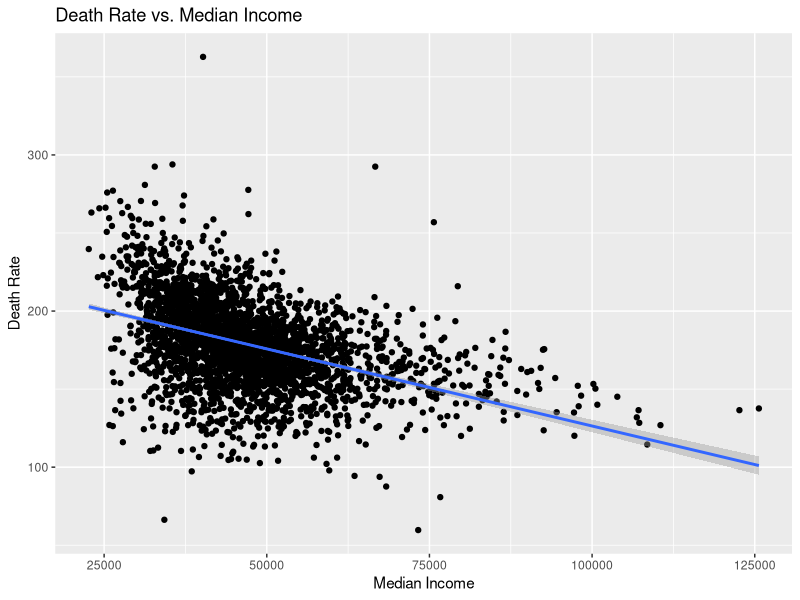
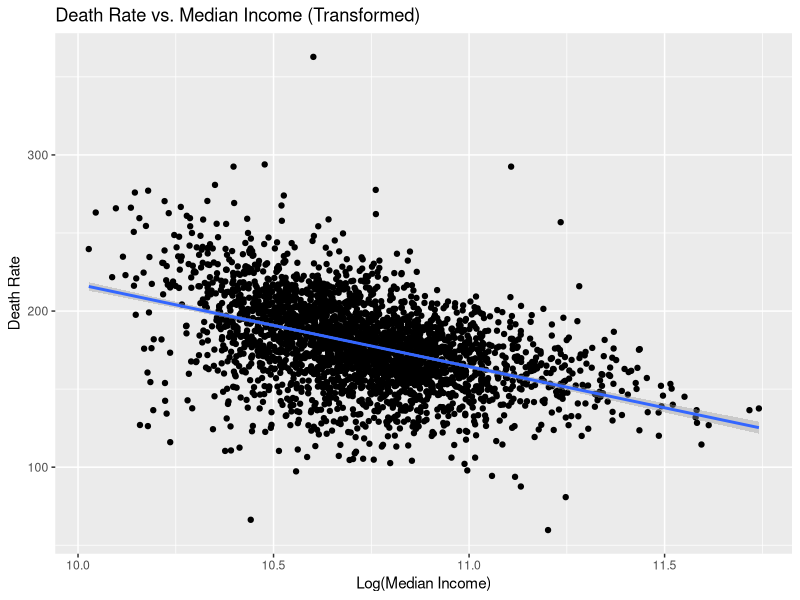
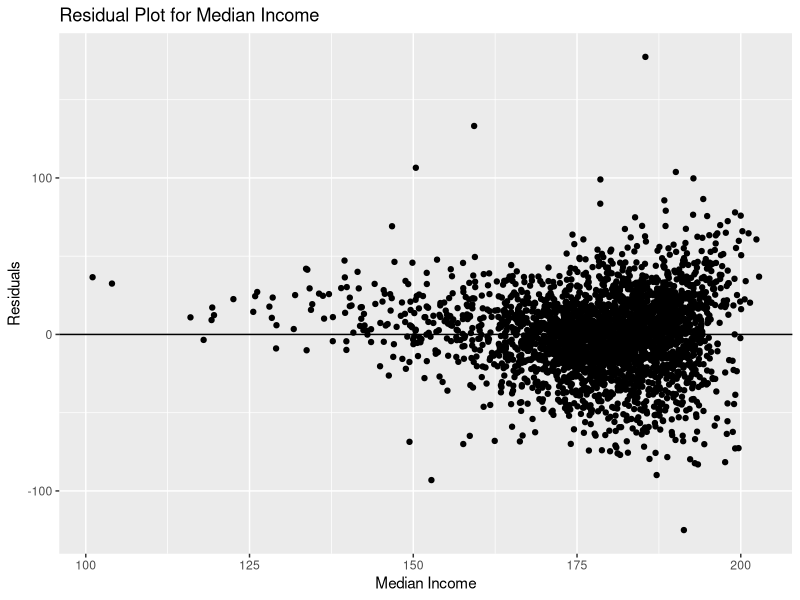
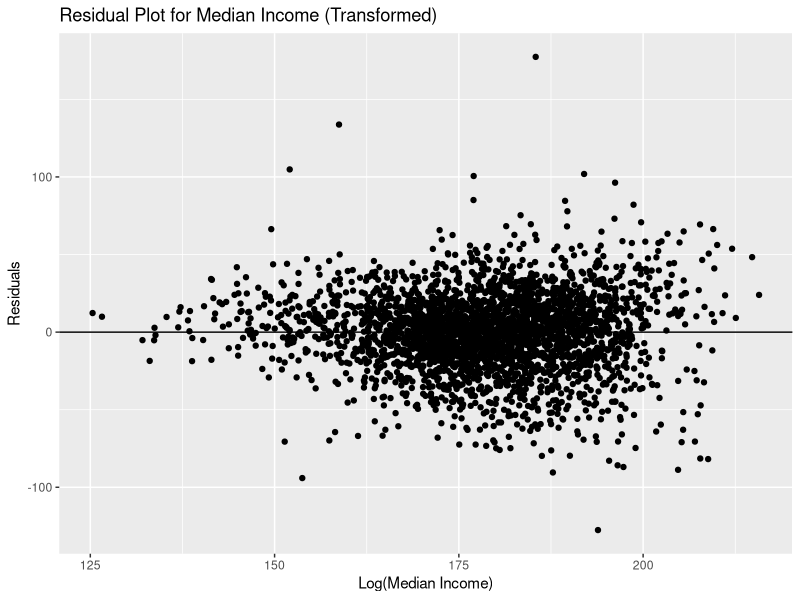
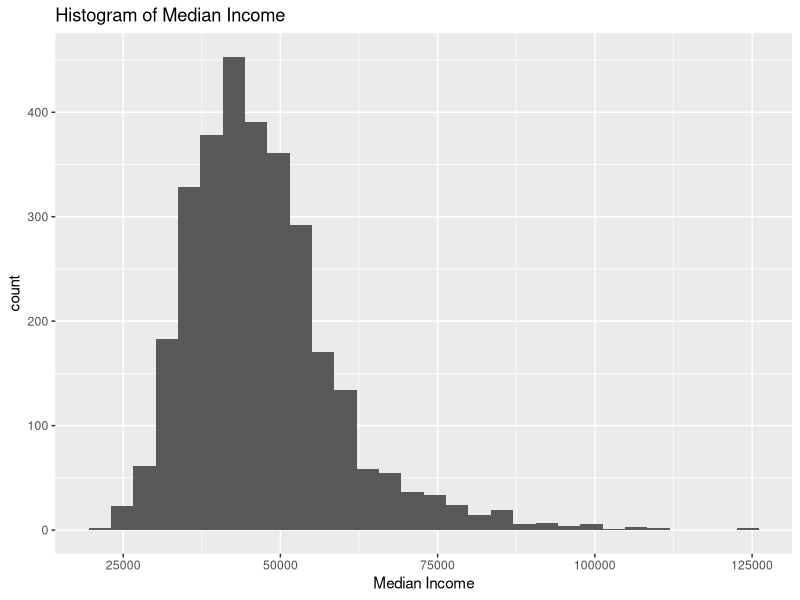
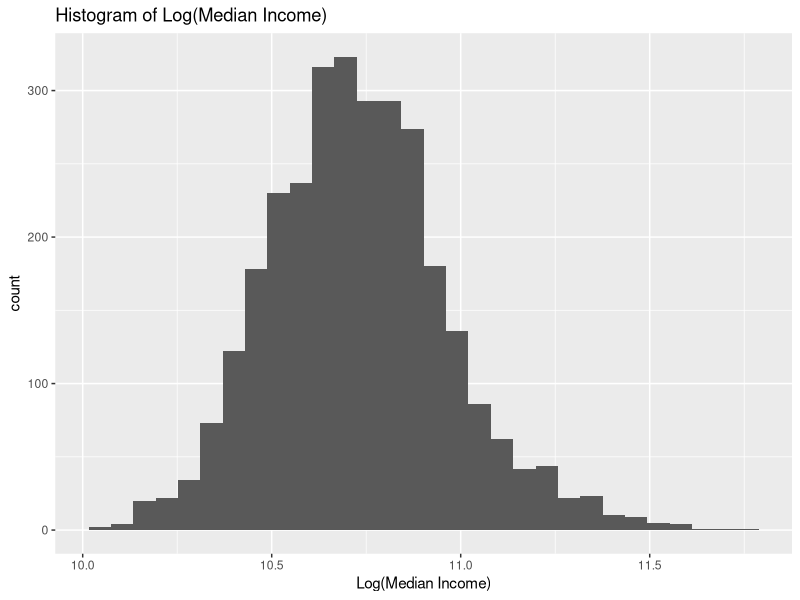
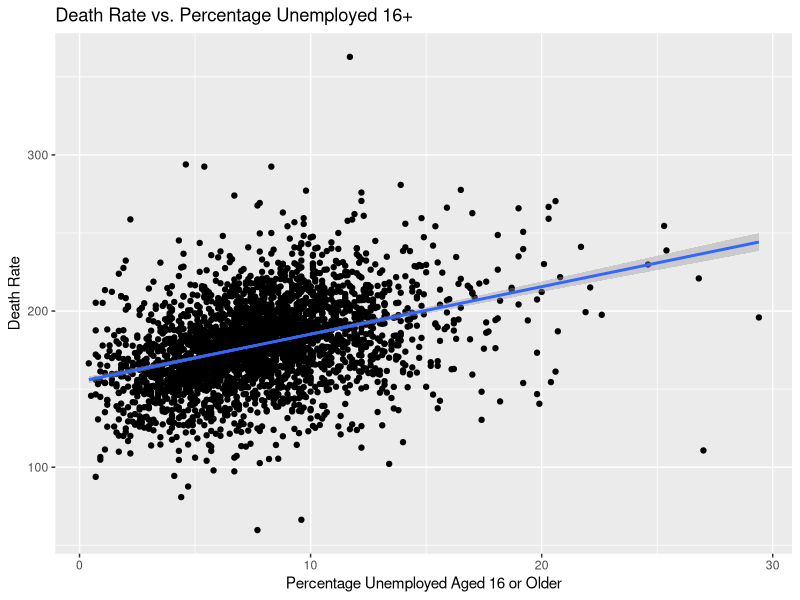
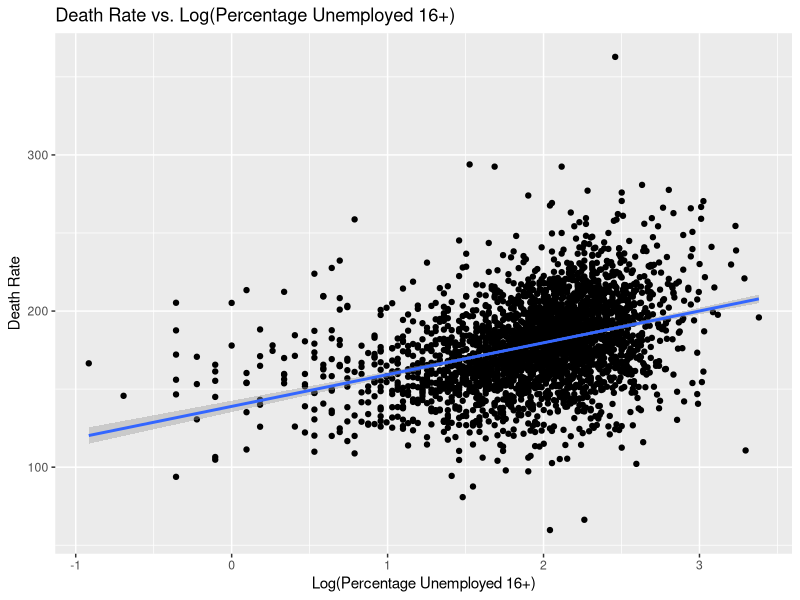

Reproduce these figures in R, in order.
## ---- chunk 1
knitr::opts_chunk$set(echo = FALSE)
library(dplyr)
library(ggplot2)
library(GGally)
library(car)
## ---- chunk 2
cancer <- read.csv("cancer_reg.csv")

research_model <- cancer %>%
  select(medincome, pctprivatecoverage, pctunemployed16_over, pctpubliccoverage, target_deathrate)
## ---- chunk 3
deathrate_vs_medincome <- ggplot(research_model, aes(medincome, target_deathrate)) +
  geom_point() +
  geom_smooth(method = "lm") +
  ggtitle("Death Rate vs. Median Income") +
  labs(x = "Median Income", y = "Death Rate")
deathrate_vs_medincome

deathrate_vs_logmedincome <- ggplot(research_model, aes(log(medincome), target_deathrate)) +
  geom_point() +
  geom_smooth(method = "lm") +
  ggtitle("Death Rate vs. Median Income (Transformed)") +
  labs(x = "Log(Median Income)", y = "Death Rate")
deathrate_vs_logmedincome
## ---- chunk 4
medincome_fit <- lm(target_deathrate ~ medincome, data = research_model)
residual_medincome <- resid(medincome_fit)
resid_medincome <- ggplot(research_model, aes(fitted(medincome_fit), residual_medincome)) +
  geom_point() +
  geom_hline(yintercept = 0) +
  ggtitle("Residual Plot for Median Income") +
  labs(x = "Median Income", y = "Residuals")
resid_medincome

logmedincome_fit <- lm(target_deathrate ~ log(medincome), data = research_model)
residual_logmedincome <- resid(logmedincome_fit)
resid_logmedincome <- ggplot(research_model, aes(fitted(logmedincome_fit), residual_logmedincome)) +
  geom_point() +
  geom_hline(yintercept = 0) +
  ggtitle("Residual Plot for Median Income (Transformed)") +
  labs(x = "Log(Median Income)", y = "Residuals")
resid_logmedincome
## ---- chunk 5
cor(research_model$target_deathrate, research_model$medincome)
cor(research_model$target_deathrate, log(research_model$medincome))
## ---- chunk 6
t.test(research_model$target_deathrate, research_model$medincome)
t.test(research_model$target_deathrate, log(research_model$medincome))
## ---- chunk 7
hist_medincome <- ggplot(research_model, aes(medincome)) +
  geom_histogram() +
  ggtitle("Histogram of Median Income") +
  xlab("Median Income")
hist_medincome

hist_logmedincome <- ggplot(research_model, aes(log(medincome))) +
  geom_histogram() +
  ggtitle("Histogram of Log(Median Income)") +
  xlab("Log(Median Income)")
hist_logmedincome
## ---- chunk 8
deathrate_vs_pctunemp16over <- ggplot(research_model, aes(pctunemployed16_over, target_deathrate)) +
  geom_point() +
  geom_smooth(method = "lm") +
  ggtitle("Death Rate vs. Percentage Unemployed 16+") +
  labs(x = "Percentage Unemployed Aged 16 or Older", y = "Death Rate")
deathrate_vs_pctunemp16over

deathrate_vs_logpctunemp16over <- ggplot(research_model, aes(log(pctunemployed16_over), target_deathrate)) +
  geom_point() +
  geom_smooth(method = "lm") +
  ggtitle("Death Rate vs. Log(Percentage Unemployed 16+)") +
  labs(x = "Log(Percentage Unemployed 16+)", y = "Death Rate")
deathrate_vs_logpctunemp16over
## ---- chunk 9
pctunemp16over_fit <- lm(target_deathrate ~ pctunemployed16_over, data = research_model)
residual_pctunemp16over <- resid(pctunemp16over_fit)
resid_pctunemp16over <- ggplot(research_model, aes(fitted(pctunemp16over_fit), residual_pctunemp16over)) +
  geom_point() +
  geom_hline(yintercept = 0) +
  ggtitle("Residual Plot for PCT Unemployed 16+") +
  labs(x = "PCT Unemployed 16+", y = "Residuals")
resid_pctunemp16over

logpctunemp16over_fit <- lm(target_deathrate ~ log(pctunemployed16_over), data = research_model)
residual_logpctunemp16over <- resid(logpctunemp16over_fit)
resid_logpctunemp16over <- ggplot(research_model, aes(fitted(logpctunemp16over_fit), residual_logpctunemp16over)) +
  geom_point() +
  geom_hline(yintercept = 0) +
  ggtitle("Residual Plot for Log(PCT Unemployed 16+)") +
  labs(x = "Log(PCT Unnemployed 16+)", y = "Residuals")
resid_logpctunemp16over
## ---- chunk 10
cor(research_model$target_deathrate, research_model$pctunemployed16_over)
cor(research_model$target_deathrate, log(research_model$pctunemployed16_over))
## ---- chunk 11
t.test(research_model$target_deathrate, research_model$pctunemployed16_over)
t.test(research_model$target_deathrate, log(research_model$pctunemployed16_over))
## ---- chunk 12
hist_pctunemployed16_over <- ggplot(research_model, aes(pctunemployed16_over)) +
  geom_histogram() +
  ggtitle("Histogram of Percentage Unemployed 16+") +
  xlab("Percentage Unemployed 16+")
hist_pctunemployed16_over

hist_logpctunemployed16_over <- ggplot(research_model, aes(log(pctunemployed16_over))) +
  geom_histogram() +
  ggtitle("Histogram of Log(Percentage Unemployed 16+)") +
  xlab("Log(Percentage Unemployed 16+)")
hist_logpctunemployed16_over
## ---- chunk 13
deathrate_vs_pctprivate <- ggplot(research_model, aes(pctprivatecoverage, target_deathrate)) +
  geom_point() +
  geom_smooth(method = "lm") +
  ggtitle("Death Rate vs. Percentage of Private Coverage") +
  labs(x = "Percentage of Private Coverage", y = "Death Rate")
deathrate_vs_pctprivate
## ---- chunk 14
pctprivatecoverage_fit <- lm(target_deathrate ~ pctprivatecoverage, data = research_model)
residual_pctprivatecoverage <- resid(pctprivatecoverage_fit)
resid_pctprivatecoverage <- ggplot(research_model, aes(fitted(pctprivatecoverage_fit), residual_pctprivatecoverage)) +
  geom_point() +
  geom_hline(yintercept = 0) +
  ggtitle("Residual Plot for Percentage of Private Coverage") +
  labs(x = "Percentage of Private Coverage", y = "Residuals")
resid_pctprivatecoverage
## ---- chunk 15
cor(research_model$target_deathrate, research_model$pctprivatecoverage)
## ---- chunk 16
t.test(research_model$target_deathrate, research_model$pctprivatecoverage)
## ---- chunk 17
hist_pctprivatecoverage <- ggplot(research_model, aes(pctprivatecoverage)) +
  geom_histogram() +
  ggtitle("Histogram of Private Coverage Percentage") +
  xlab("Private Coverage Percentage")
hist_pctprivatecoverage
## ---- chunk 18
deathrate_vs_pctpublic <- ggplot(research_model, aes(pctpubliccoverage, target_deathrate)) +
  geom_point() +
  geom_smooth(method = "lm") +
  ggtitle("Death Rate vs. Percentage of Public Coverage") +
  labs(x = "Percentage of Public Coverage", y = "Death Rate")
deathrate_vs_pctpublic
## ---- chunk 19
pctpubliccoverage_fit <- lm(target_deathrate ~ pctpubliccoverage, data = research_model)
residual_pctpubliccoverage <- resid(pctpubliccoverage_fit)
resid_pctpubliccoverage <- ggplot(research_model, aes(fitted(pctpubliccoverage_fit), residual_pctpubliccoverage)) +
  geom_point() +
  geom_hline(yintercept = 0) +
  ggtitle("Residual plot for Percentage of Public Coverage") +
  labs(x = "Percentage of Public Coverage", y = "Residuals")
resid_pctpubliccoverage
## ---- chunk 20
cor(research_model$target_deathrate, research_model$pctpubliccoverage)
## ---- chunk 21
t.test(research_model$target_deathrate, research_model$pctpubliccoverage)
## ---- chunk 22
hist_pctpubliccoverage <- ggplot(research_model, aes(pctpubliccoverage)) +
  geom_histogram() +
  ggtitle("Histogram of Public Coverage Percentage") +
  xlab("Public Coverage Percentage")
hist_pctpubliccoverage
## ---- chunk 23
cor(research_model)
## ---- chunk 24
ggcorr(research_model)
## ---- chunk 25
research_fit <- lm(target_deathrate~log(medincome)+log(pctunemployed16_over)+pctprivatecoverage+pctpubliccoverage, data = research_model)
summary(research_fit)
## ---- chunk 26
master_research_model <- cancer %>%
  mutate(pctnocoverage = 100 - (pctprivatecoverage + pctpubliccoverage),
         pctunioncoverage = pctprivatecoverage + pctpubliccoverage - pctnocoverage)

master_research_model <- master_research_model %>%
  select(pcths18_24, pctemployed16_over, percentmarried, incidencerate, target_deathrate, medincome, pctprivatecoverage, pctpubliccoverage, pctunemployed16_over, povertypercent, studypercap, pctnocoverage, pctunioncoverage)
## ---- chunk 27
master_research_fit_no <- lm(target_deathrate~pcths18_24+log(pctemployed16_over)+incidencerate+log(medincome)+pctunemployed16_over+pctnocoverage, data = master_research_model)

summary(master_research_fit_no)
## ---- chunk 28
master_research_fit_union <- lm(target_deathrate~pcths18_24+log(pctemployed16_over)+incidencerate+log(medincome)+pctunemployed16_over+pctunioncoverage, data = master_research_model)

summary(master_research_fit_union)
## ---- chunk 29
anova(master_research_fit_no)
## ---- chunk 30
anova(master_research_fit_no)
## ---- chunk 31
vif(master_research_fit_no)
## ---- chunk 32
vif(master_research_fit_union)
## ---- chunk 33
plot(master_research_fit_no)
## ---- chunk 34
plot(master_research_fit_union)
## ---- chunk 35
deathrate_vs_pcths18_24 <- ggplot(master_research_model, aes(pcths18_24, target_deathrate)) +
  geom_point() +
  geom_smooth(method = "lm") +
  ggtitle("Death Rate vs. Percentage High School Age 18-24") +
  labs(x = "Percentage High School Age 18-24", y = "Death Rate")
deathrate_vs_pcths18_24
## ---- chunk 36
deathrate_vs_logpctemployed16over <- ggplot(master_research_model, aes(log(pctemployed16_over), target_deathrate)) +
  geom_point() +
  geom_smooth(method = "lm") +
  ggtitle("Death Rate vs. Percent Employed 16+ (Transformed)") +
  labs(x = "Log(Percentage Employed Aged 16 and Over)", y = "Death Rate")
deathrate_vs_logpctemployed16over
## ---- chunk 37
deathrate_vs_percentmarried <- ggplot(master_research_model, aes(percentmarried, target_deathrate)) +
  geom_point() +
  geom_smooth(method = "lm") +
  ggtitle("Death Rate vs. Percent Married") +
  labs(x = "Percent Married", y = "Death Rate")
deathrate_vs_percentmarried
## ---- chunk 38
deathrate_vs_incidencerate <- ggplot(master_research_model, aes(incidencerate, target_deathrate)) +
  geom_point() +
  geom_smooth(method = "lm") +
  ggtitle("Death Rate vs. Incidence Rate") +
  labs(x = "Incidence Rate", y = "Death Rate")
deathrate_vs_incidencerate
## ---- chunk 39
deathrate_vs_logpovertypercent <- ggplot(master_research_model, aes(log(povertypercent), target_deathrate)) +
  geom_point() +
  geom_smooth(method = "lm") +
  ggtitle("Death Rate vs. Poverty Percentage (Transformed)") +
  labs(x = "Log(Poverty Percentage)", y = "Death Rate")
deathrate_vs_logpovertypercent
## ---- chunk 40
deathrate_vs_studypercap <- ggplot(master_research_model, aes(studypercap, target_deathrate)) +
  geom_point() +
  geom_smooth(method = "lm") +
  ggtitle("Death Rate vs. Study Per Capita") +
  labs(x = "Study Per Capita", y = "Death Rate")
deathrate_vs_studypercap
## ---- chunk 41
deathrate_vs_pctnocoverage <- ggplot(master_research_model, aes(pctnocoverage, target_deathrate)) +
  geom_point() +
  geom_smooth(method = "lm") +
  ggtitle("Death Rate vs. Percentage of Both Coverage") +
  labs(x = "Percentage of Both Coverage", y = "Death Rate")
deathrate_vs_pctnocoverage
## ---- chunk 42
deathrate_vs_pctunioncoverage <- ggplot(master_research_model, aes(pctunioncoverage, target_deathrate)) +
  geom_point() +
  geom_smooth(method = "lm") +
  ggtitle("Death Rate vs. Percentage of Either Coverage") +
  labs(x = "Percentage of Either Coverage", y = "Death Rate")
deathrate_vs_pctunioncoverage
## ---- chunk 43
lm_deathrate_pcths18_24 <- lm(target_deathrate ~ pcths18_24, data = master_research_model)
summary(lm_deathrate_pcths18_24)
## ---- chunk 44
lm_deathrate_logpctemployed16_over <- lm(target_deathrate ~ log(pctemployed16_over), data = master_research_model)
summary(lm_deathrate_logpctemployed16_over)
## ---- chunk 45
lm_deathrate_incidencerate <- lm(target_deathrate ~ incidencerate, data = master_research_model)
summary(lm_deathrate_incidencerate)
## ---- chunk 46
lm_deathrate_logmedincome <- lm(target_deathrate ~ log(medincome), data = master_research_model)
summary(lm_deathrate_logmedincome)
## ---- chunk 47
lm_deathrate_pctprivatecoverage <- lm(target_deathrate ~ pctprivatecoverage, data = master_research_model)
summary(lm_deathrate_pctprivatecoverage)
## ---- chunk 48
lm_deathrate_pctpubliccoverage <- lm(target_deathrate ~ pctpubliccoverage, data = master_research_model)
summary(lm_deathrate_pctpubliccoverage)
## ---- chunk 49
lm_deathrate_pctunemployed16_over <- lm(target_deathrate ~ pctunemployed16_over, data = master_research_model)
summary(lm_deathrate_pctunemployed16_over)
## ---- chunk 50
lm_deathrate_pctnocoverage <- lm(target_deathrate ~ pctnocoverage, data = master_research_model)
summary(lm_deathrate_pctnocoverage)
## ---- chunk 51
lm_deathrate_pctunioncoverage <- lm(target_deathrate ~ pctunioncoverage, data = master_research_model)
summary(lm_deathrate_pctunioncoverage)
